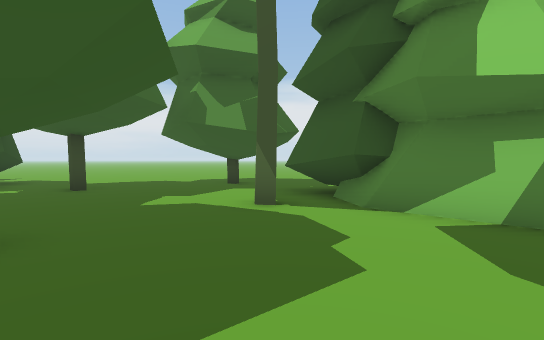
[1] (above)

24 first-person views from a walk through a 3-D level made in the Unity game engine. The camera is 1.4 m above the floor, tilts 2° down and sees 85° across. The floor is counted in squares, 2 m on a side. Each view is taken from the middle of a square. On the plan, view 1 faces up. The plan holds only what a view shows up to about 10 squares ahead; the rest is blank. The place goes on beyond the plan. The player is left out. Some animated figures are not drawn.

[2]
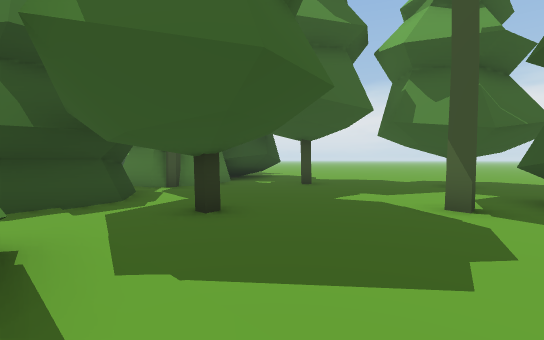

[3]
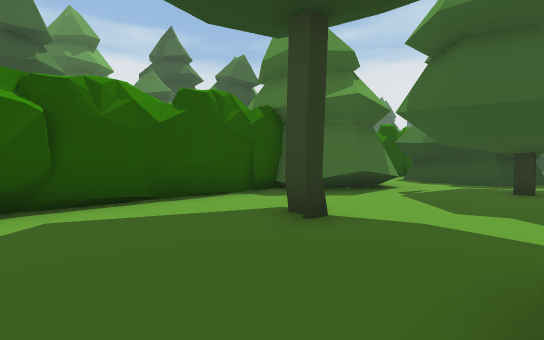

[4]
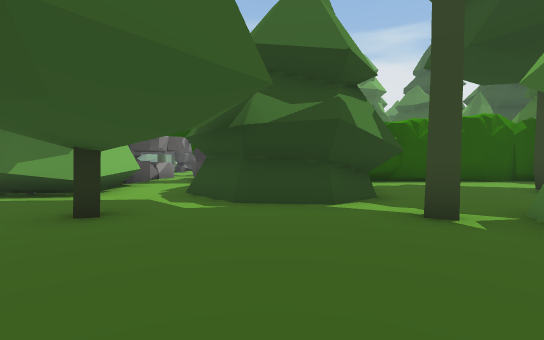

[5]
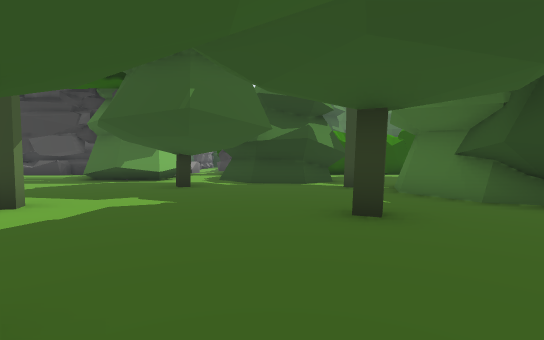

[6]
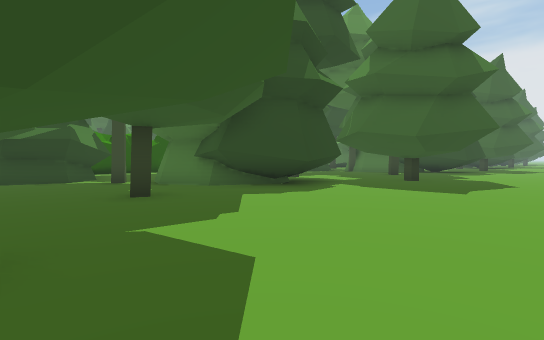

[7]
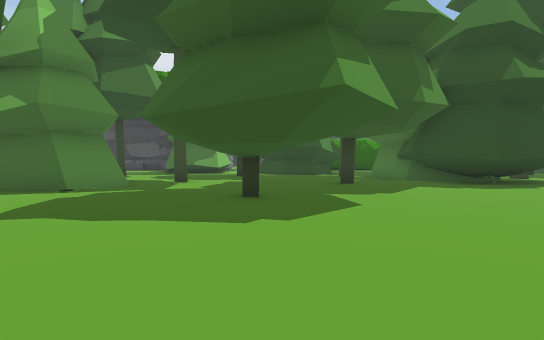

[8]
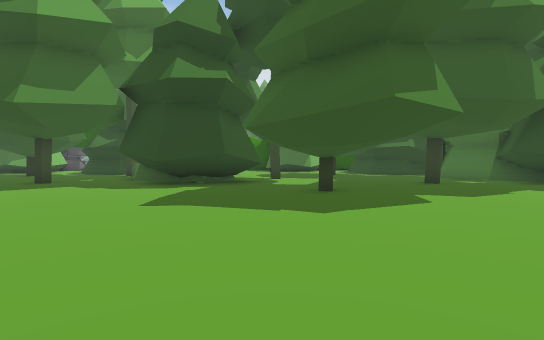

[9]
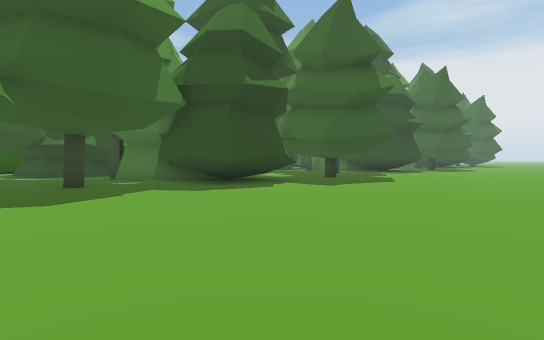

[10]
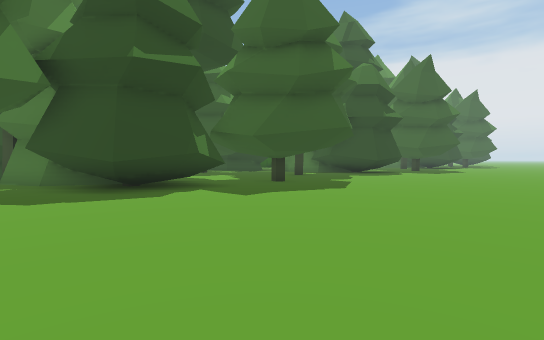

[11]
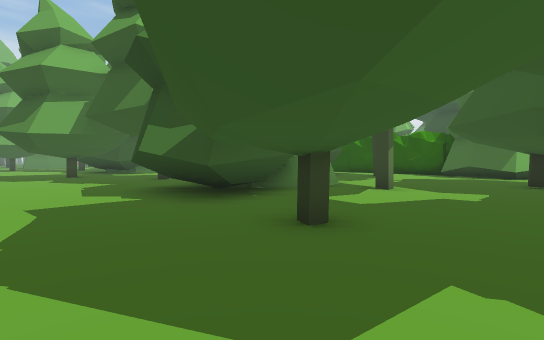

[12]
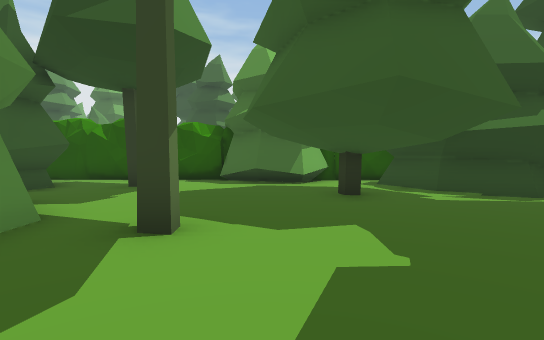

[13]
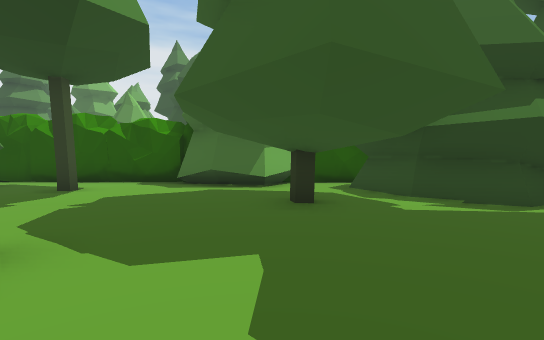

[14]
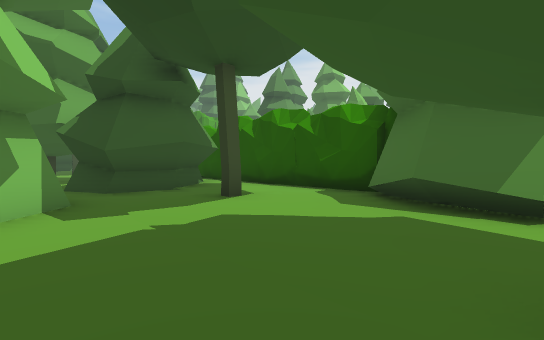

[15]
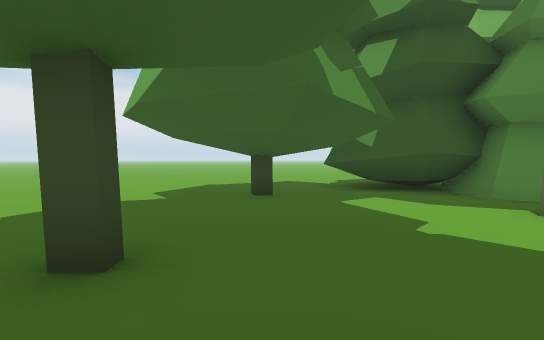

[16]
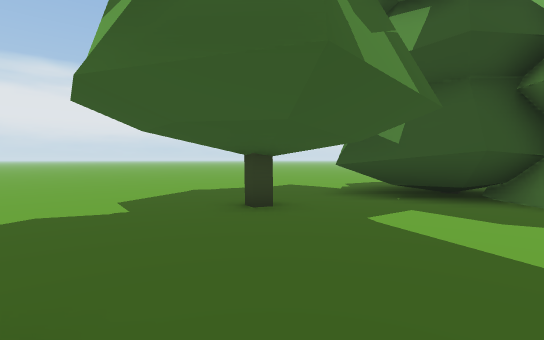

[17]
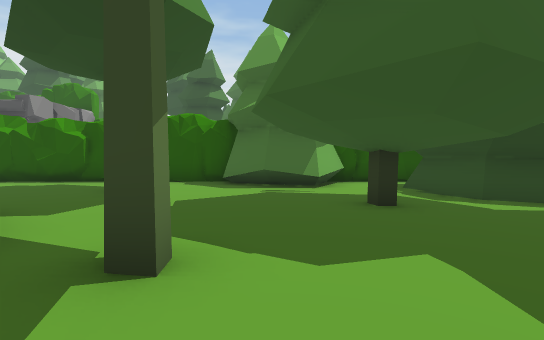

[18]
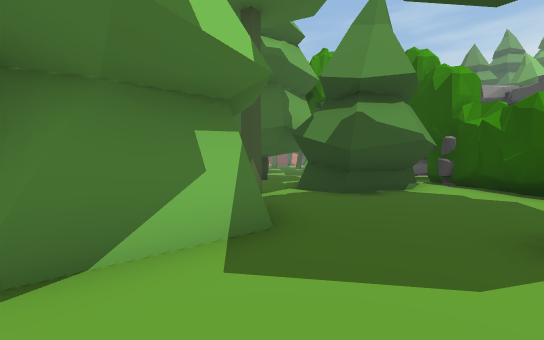

[19]
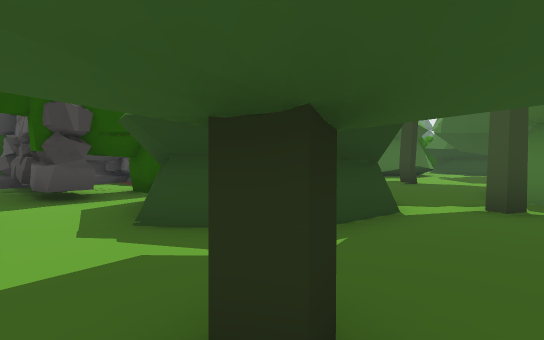

[20]
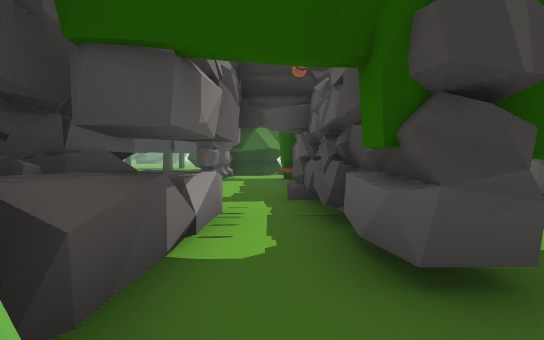

[21]
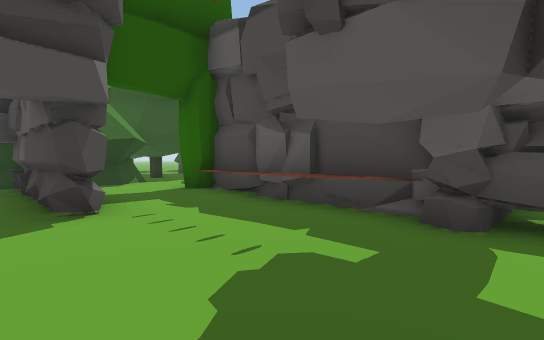

[22]
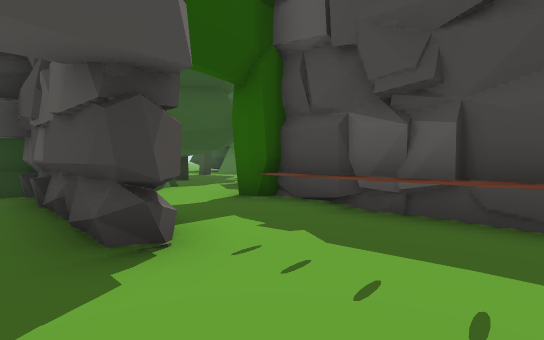

[23]
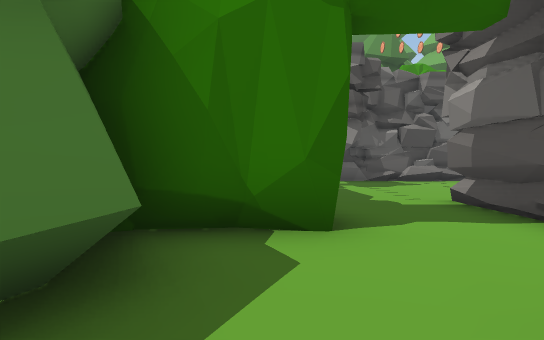

[24]
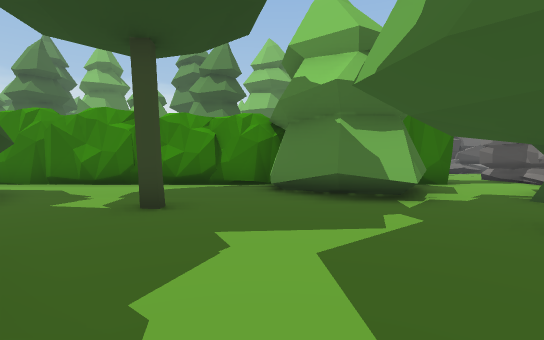

### Floor plan
Key: @ floor where view 1 was taken; # wall or solid block; . floor; / step, stairs or slope; = window, fence, low wall or low ledge.
Columns run from 17 left of view 1 to 14 right of it. Each row starts with its distance up from view 1.
 16  ..............  .        .
 15 ............... ...      ...
 14 ....................    .....
 13 ..............................
 12 ...............................
 11 ................................
 10 ..........................#.....
  9 ....#..###......#..............#
  8 .......####.......###.........##
  7 .#.....####.#.....####..#....#.
  6 .......####.......####.........
  5 .....#.####......#.# ##........
  4 ........###........#####........
  3 ... ....//.................#....
  2 #..#......###.#.........##/.....
  1 ##.....#..###......#...####/.###
  0  #.##.....####.##@.....####..#
 -1 ...###.....#######.......#...##
 -2 #### ##########  ###########.=#
 -3                          ###.=#
 -4                          ###.=##
 -5                          ###....
 -6                          ###....
 -7                            #....
 -8                            #....
 -9                            #....
-10                            #..#.
-11                 ########  ##..#.
-12                  ......#  #...#.
-13                   .....####..##.
-14                    ......#..###.
-15                    ..#......  ##
-16                     ......#
-17                      .....
-18                       ...
-19                        .

Where each view was taken, in squares from view 1:
view 1: 0 up, 0 right, facing up
view 2: 0 up, 1 right, facing up-left
view 3: 3 up, 5 right, facing down-left
view 4: 7 up, 8 right, facing down
view 5: 11 up, 8 right, facing down
view 6: 13 up, 9 right, facing down-left
view 7: 16 up, 9 right, facing down
view 8: 16 up, 0 right, facing down
view 9: 16 up, 3 left, facing down-left
view 10: 16 up, 6 left, facing down-left
view 11: 12 up, 15 left, facing down-right
view 12: 8 up, 13 left, facing down
view 13: 7 up, 14 left, facing down
view 14: 4 up, 14 left, facing down-right
view 15: 5 up, 17 left, facing up-right
view 16: 6 up, 16 left, facing up-right
view 17: 7 up, 1 left, facing down
view 18: 3 up, 0 right, facing right
view 19: 4 up, 11 right, facing down-left
view 20: 0 up, 11 right, facing down
view 21: 5 down, 14 right, facing down-left
view 22: 7 down, 14 right, facing down-left
view 23: 14 down, 10 right, facing up
view 24: 19 down, 6 right, facing up
